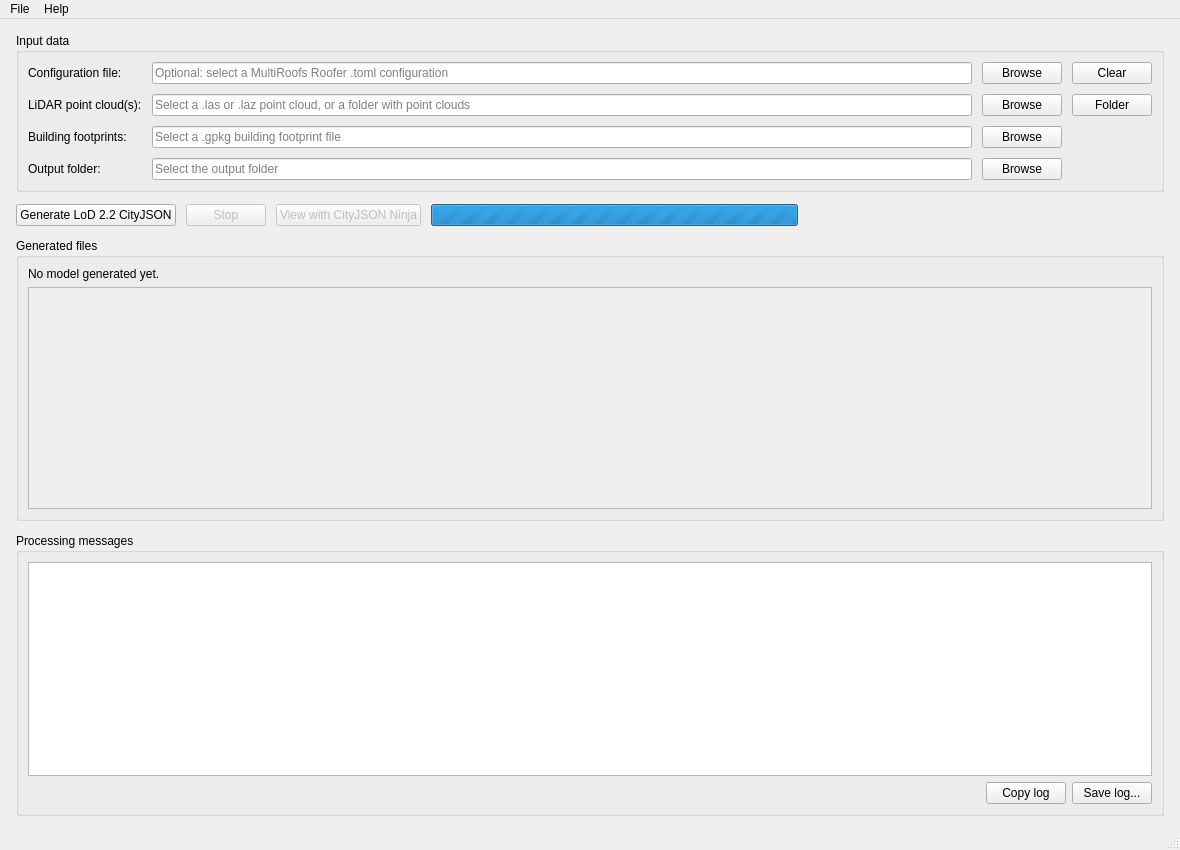
<?xml version="1.0" encoding="UTF-8"?>
<ui version="4.0">
 <class>MainWindow</class>
 <widget class="QMainWindow" name="MainWindow">
  <property name="geometry">
   <rect>
    <x>0</x>
    <y>0</y>
    <width>1180</width>
    <height>850</height>
   </rect>
  </property>
  <property name="minimumSize">
   <size>
    <width>980</width>
    <height>700</height>
   </size>
  </property>
  <property name="windowTitle">
   <string>LoD 2.2 CityJSON Generator</string>
  </property>

  <widget class="QWidget" name="centralwidget">
   <layout class="QVBoxLayout" name="mainLayout">
    <property name="leftMargin"><number>16</number></property>
    <property name="topMargin"><number>14</number></property>
    <property name="rightMargin"><number>16</number></property>
    <property name="bottomMargin"><number>12</number></property>
    <property name="spacing"><number>12</number></property>

    <item>
     <widget class="QGroupBox" name="gb_input">
      <property name="title">
       <string>Input data</string>
      </property>

      <layout class="QGridLayout" name="gridInput">
       <property name="horizontalSpacing"><number>10</number></property>
       <property name="verticalSpacing"><number>10</number></property>

       <item row="0" column="0">
        <widget class="QLabel" name="labelConfig">
         <property name="text">
          <string>Configuration file:</string>
         </property>
        </widget>
       </item>

       <item row="0" column="1">
        <widget class="QLineEdit" name="le_config">
         <property name="placeholderText">
          <string>Optional: select a MultiRoofs Roofer .toml configuration</string>
         </property>
        </widget>
       </item>

       <item row="0" column="2">
        <widget class="QPushButton" name="pb_browse_config">
         <property name="text">
          <string>Browse</string>
         </property>
         <property name="minimumWidth">
          <number>100</number>
         </property>
        </widget>
       </item>

       <item row="0" column="3">
        <widget class="QPushButton" name="pb_clear_config">
         <property name="text">
          <string>Clear</string>
         </property>
         <property name="toolTip">
          <string>Forget the configuration file and use the paths below directly</string>
         </property>
         <property name="minimumWidth">
          <number>80</number>
         </property>
        </widget>
       </item>

       <item row="1" column="0">
        <widget class="QLabel" name="labelCloud">
         <property name="text">
          <string>LiDAR point cloud(s):</string>
         </property>
        </widget>
       </item>

       <item row="1" column="1">
        <widget class="QLineEdit" name="le_cloud">
         <property name="placeholderText">
          <string>Select a .las or .laz point cloud, or a folder with point clouds</string>
         </property>
        
         <property name="readOnly"><bool>true</bool></property></widget>
       </item>

       <item row="1" column="2">
        <widget class="QPushButton" name="pb_browse_cloud">
         <property name="text">
          <string>Browse</string>
         </property>
         <property name="minimumWidth">
          <number>100</number>
         </property>
        </widget>
       </item>

       <item row="1" column="3">
        <widget class="QPushButton" name="pb_browse_cloud_folder">
         <property name="text">
          <string>Folder</string>
         </property>
         <property name="toolTip">
          <string>Select a folder that contains .las/.laz files</string>
         </property>
         <property name="minimumWidth">
          <number>80</number>
         </property>
        </widget>
       </item>

       <item row="2" column="0">
        <widget class="QLabel" name="labelFootprint">
         <property name="text">
          <string>Building footprints:</string>
         </property>
        </widget>
       </item>

       <item row="2" column="1">
        <widget class="QLineEdit" name="le_footprint">
         <property name="placeholderText">
          <string>Select a .gpkg building footprint file</string>
         </property>
        </widget>
       </item>

       <item row="2" column="2">
        <widget class="QPushButton" name="pb_browse_footprint">
         <property name="text">
          <string>Browse</string>
         </property>
         <property name="minimumWidth">
          <number>100</number>
         </property>
        </widget>
       </item>

       <item row="3" column="0">
        <widget class="QLabel" name="labelOutput">
         <property name="text">
          <string>Output folder:</string>
         </property>
        </widget>
       </item>

       <item row="3" column="1">
        <widget class="QLineEdit" name="le_output">
         <property name="placeholderText">
          <string>Select the output folder</string>
         </property>
        </widget>
       </item>

       <item row="3" column="2">
        <widget class="QPushButton" name="pb_browse_output">
         <property name="text">
          <string>Browse</string>
         </property>
         <property name="minimumWidth">
          <number>100</number>
         </property>
        </widget>
       </item>
      </layout>
     </widget>
    </item>

    <item>
     <layout class="QHBoxLayout" name="actionButtonsLayout">
      <property name="spacing"><number>10</number></property>

      <item>
       <widget class="QPushButton" name="pb_generate">
        <property name="text">
         <string>Generate LoD 2.2 CityJSON</string>
        </property>
        <property name="minimumWidth">
         <number>260</number>
        </property>
        <property name="minimumHeight">
         <number>36</number>
        </property>
       </widget>
      </item>

      <item>
       <widget class="QPushButton" name="pb_cancel">
        <property name="text">
         <string>Stop</string>
        </property>
        <property name="enabled">
         <bool>false</bool>
        </property>
        <property name="minimumWidth">
         <number>110</number>
        </property>
        <property name="minimumHeight">
         <number>36</number>
        </property>
       </widget>
      </item>

      <item>
       <widget class="QPushButton" name="pb_view">
        <property name="text">
         <string>View with CityJSON Ninja</string>
        </property>
        <property name="enabled">
         <bool>false</bool>
        </property>
        <property name="minimumWidth">
         <number>200</number>
        </property>
        <property name="minimumHeight">
         <number>36</number>
        </property>
       </widget>
      </item>

      <item>
       <widget class="QProgressBar" name="pbar_running">
        <property name="minimum"><number>0</number></property>
        <property name="maximum"><number>0</number></property>
        <property name="textVisible"><bool>false</bool></property>
        <property name="visible"><bool>false</bool></property>
        <property name="maximumWidth"><number>220</number></property>
       </widget>
      </item>

      <item>
       <spacer name="actionButtonsSpacer">
        <property name="orientation">
         <enum>Qt::Orientation::Horizontal</enum>
        </property>
        <property name="sizeHint" stdset="0">
         <size>
          <width>40</width>
          <height>20</height>
         </size>
        </property>
       </spacer>
      </item>
     </layout>
    </item>

    <item>
     <widget class="QGroupBox" name="gb_generated">
      <property name="title">
       <string>Generated files</string>
      </property>

      <layout class="QVBoxLayout" name="generatedGroupLayout">
       <item>
        <widget class="QLabel" name="lb_run_folder">
         <property name="text">
          <string>No model generated yet.</string>
         </property>
         <property name="wordWrap">
          <bool>true</bool>
         </property>
         <property name="textInteractionFlags">
          <set>Qt::TextInteractionFlag::TextSelectableByMouse</set>
         </property>
        </widget>
       </item>

       <item>
        <widget class="QScrollArea" name="sa_files">
         <property name="widgetResizable">
          <bool>true</bool>
         </property>
         <property name="minimumHeight">
          <number>120</number>
         </property>
         <widget class="QWidget" name="files_widget">
          <layout class="QVBoxLayout" name="files_layout">
           <property name="leftMargin"><number>0</number></property>
           <property name="topMargin"><number>0</number></property>
           <property name="rightMargin"><number>0</number></property>
           <property name="bottomMargin"><number>0</number></property>
           <property name="spacing"><number>8</number></property>
          </layout>
         </widget>
        </widget>
       </item>
      </layout>
     </widget>
    </item>

    <item>
     <widget class="QGroupBox" name="gb_log">
      <property name="title">
       <string>Processing messages</string>
      </property>

      <layout class="QVBoxLayout" name="logLayout">
       <item>
        <widget class="QPlainTextEdit" name="log_box">
         <property name="readOnly">
          <bool>true</bool>
         </property>
         <property name="minimumHeight">
          <number>220</number>
         </property>
         <property name="maximumBlockCount">
          <number>5000</number>
         </property>
        </widget>
       </item>

       <item>
        <layout class="QHBoxLayout" name="logButtonsLayout">
         <item>
          <spacer name="logButtonsSpacer">
           <property name="orientation">
            <enum>Qt::Orientation::Horizontal</enum>
           </property>
           <property name="sizeHint" stdset="0">
            <size>
             <width>40</width>
             <height>20</height>
            </size>
           </property>
          </spacer>
         </item>

         <item>
          <widget class="QPushButton" name="pb_copy_log">
           <property name="text">
            <string>Copy log</string>
           </property>
          </widget>
         </item>

         <item>
          <widget class="QPushButton" name="pb_save_log">
           <property name="text">
            <string>Save log...</string>
           </property>
          </widget>
         </item>
        </layout>
       </item>
      </layout>
     </widget>
    </item>

   </layout>
  </widget>

  <widget class="QMenuBar" name="menubar">
   <property name="geometry">
    <rect>
     <x>0</x>
     <y>0</y>
     <width>1180</width>
     <height>24</height>
    </rect>
   </property>

   <widget class="QMenu" name="menuFile">
    <property name="title">
     <string>File</string>
    </property>
    <addaction name="actionSettings"/>
    <addaction name="actionOpenRunFolder"/>
    <addaction name="separator"/>
    <addaction name="actionClose"/>
   </widget>

   <widget class="QMenu" name="menuHelp">
    <property name="title">
     <string>Help</string>
    </property>
    <addaction name="actionAbout"/>
   </widget>

   <addaction name="menuFile"/>
   <addaction name="menuHelp"/>
  </widget>

  <widget class="QStatusBar" name="statusbar"/>

  <action name="actionSettings">
   <property name="text">
    <string>Settings</string>
   </property>
  </action>

  <action name="actionOpenRunFolder">
   <property name="text">
    <string>Open run folder</string>
   </property>
   <property name="enabled">
    <bool>false</bool>
   </property>
  </action>

  <action name="actionClose">
   <property name="text">
    <string>Close</string>
   </property>
  </action>

  <action name="actionAbout">
   <property name="text">
    <string>About</string>
   </property>
  </action>
 </widget>

 <resources/>
 <connections/>
</ui>
